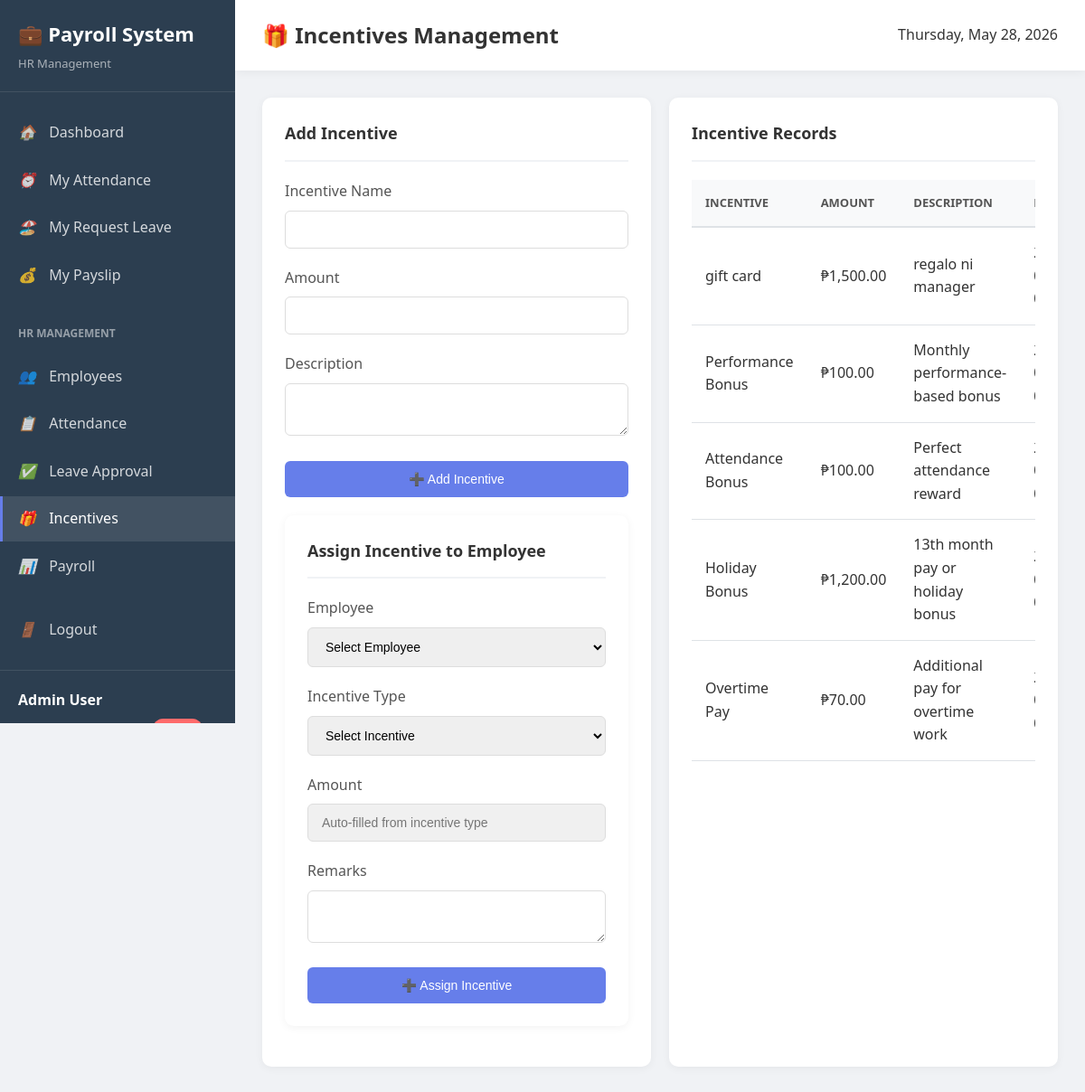
Page /includes/manage_incentives.php (signed in) on the committed database.
### tables this page shows
CREATE TABLE `employees` (
  `id` int(11) NOT NULL,
  `employee_id` varchar(20) NOT NULL,
  `firstname` varchar(50) NOT NULL,
  `lastname` varchar(50) NOT NULL,
  `email` varchar(100) NOT NULL,
  `password` varchar(255) NOT NULL,
  `phone` varchar(20) DEFAULT NULL,
  `role_id` int(11) NOT NULL,
  `department_id` int(11) DEFAULT NULL,
  `shift_id` int(11) DEFAULT NULL,
  `hire_date` date NOT NULL,
  `status` varchar(20) DEFAULT 'active',
  `is_hr` tinyint(1) DEFAULT 0 COMMENT '1 = HR privileges',
  `is_admin` tinyint(1) DEFAULT 0 COMMENT '1 = Admin privileges',
  `created_at` timestamp NOT NULL DEFAULT current_timestamp()
);

CREATE TABLE `incentive_types` (
  `id` int(11) NOT NULL,
  `incentive_name` varchar(100) NOT NULL,
  `description` text DEFAULT NULL,
  `created_at` timestamp NOT NULL DEFAULT current_timestamp(),
  `employee_id` int(11) NOT NULL,
  `amount` decimal(10,2) NOT NULL,
  `date_given` date NOT NULL
);

### config/session.php (called while the page is built, shortened)
<?php
function isLoggedIn() {
    return isset($_SESSION['user_id']);
}
function getCurrentUser() {
    global $pdo;
    $stmt = $pdo->prepare("
        SELECT
            e.*,
            r.role_name,
            r.monthly_salary,
            d.department_name,
            s.shift_name
        FROM employees e
        JOIN roles r ON e.role_id = r.id
        LEFT JOIN departments d ON e.department_id = d.id
        LEFT JOIN shifts s ON e.shift_id = s.id
        WHERE e.id = ?
        LIMIT 1
    ");
    $stmt->execute([$_SESSION['user_id']]);
    return $stmt->fetch(PDO::FETCH_ASSOC);
}
?>

### includes/manage_incentives.php (the view, shortened to what this page needs)
<?php
require_once('../config/database.php');
require_once('../config/session.php');
$user = getCurrentUser();
$editData = null;
$incentives = $pdo->query("
    SELECT id, incentive_name, description, amount, created_at
    FROM incentive_types
    ORDER BY created_at DESC
")->fetchAll(PDO::FETCH_ASSOC);
?>
<!DOCTYPE html>
<html lang="en">
<head>
    <link rel="stylesheet" href="../assets/dashboard.css">
</head>
<body class="dashboard">
<aside class="sidebar">
    <div class="sidebar-header">
        <h2>💼 Payroll System</h2>
        <p>HR Management</p>
    </div>
    <ul class="nav-menu">
        <li class="nav-item">
            <a href="dashboard.php" class="nav-link">
                <i>🏠</i> Dashboard
            </a>
        </li>
        <li class="nav-item">
            <a href="attendanceEmployee.php" class="nav-link">
                <i>⏰</i> My Attendance
            </a>
        </li>
        <li class="nav-item">
            <a href="leave.php" class="nav-link">
                <i>🏖️</i> My Request Leave
            </a>
        </li>
        <li class="nav-item">
            <a href="payslip.php" class="nav-link">
                <i>💰</i> My Payslip
            </a>
        </li>
        <?php if ($user['is_hr'] || $user['is_admin']): ?>
        <li class="nav-item" style="margin-top: 20px; padding: 10px 20px; color: rgba(255,255,255,0.5); font-size: 12px; font-weight: bold;">
            HR MANAGEMENT
        </li>
        <li class="nav-item">
            <a href="employee.php" class="nav-link">
                <i>👥</i> Employees
            </a>
        </li>
        <li class="nav-item">
            <a href="attendance_hr.php" class="nav-link">
                <i>📋</i> Attendance
            </a>
        </li>
        <li class="nav-item">
            <a href="manage_leaves.php" class="nav-link">
                <i>✅</i> Leave Approval
            </a>
        </li>
        <li class="nav-item">
            <a href="manage_incentives.php" class="nav-link active">
                <i>🎁</i> Incentives
            </a>
        </li>
        <li class="nav-item">
            <a href="payroll.php" class="nav-link">
                <i>📊</i> Payroll
            </a>
        </li>
        <?php endif; ?>
        <li class="nav-item" style="margin-top: 20px;">
            <a href="logout.php" class="nav-link">
                <i>🚪</i> Logout
            </a>
        </li>
    </ul>
    <div class="user-info">
        <strong><?php echo htmlspecialchars($user['firstname'] . ' ' . $user['lastname']); ?></strong>
        <small><?php echo htmlspecialchars($user['email']); ?></small>
        <?php if ($user['is_admin']): ?>
            <span class="badge badge-admin">ADMIN</span>
        <?php elseif ($user['is_hr']): ?>
            <span class="badge badge-hr">HR</span>
        <?php endif; ?>
    </div>
</aside>
<main class="main-content">
    <div class="topbar">
        <h1>🎁 Incentives Management</h1>
        <div><?= date('l, F d, Y') ?></div>
    </div>
    <div class="form-row">
        <div class="card">
            <div class="card-header">
                <h3 class="card-title">
                    <?= $editData ? "Edit Incentive" : "Add Incentive" ?>
                </h3>
            </div>
            <form method="POST">
                <div class="form-group">
                    <label>Incentive Name</label>
                    <input type="text" name="incentive_name"
                        value="<?= $editData['incentive_name'] ?? '' ?>" required>
                </div>
                <div class="form-group">
                    <label>Amount</label>
                    <input type="number" step="0.01" name="amount"
                        value="<?= $editData['amount'] ?? '' ?>" required>
                </div>
                <div class="form-group">
                    <label>Description</label>
                    <textarea name="description"><?= $editData['description'] ?? '' ?></textarea>
                </div>
                <button type="submit"
                        name="<?= $editData ? 'update_incentive' : 'add_incentive' ?>"
                        class="btn btn-primary btn-block">
                    <?= $editData ? "✏️ Update" : "➕ Add Incentive" ?>
                </button>
            </form>
            <div class="card" style="margin-top: 20px;">
                <div class="card-header">
                    <h3 class="card-title">Assign Incentive to Employee</h3>
                </div>
                <form method="POST">
                    <div class="form-group">
                        <label>Employee</label>
                        <select name="employee_id" required>
                            <option value="">Select Employee</option>
                        </select>
                    </div>
                    <div class="form-group">
                        <label>Incentive Type</label>
                        <select name="incentive_type_id" id="incentive_select" required onchange="fillAmount(this)">
                            <option value="">Select Incentive</option>
                        </select>
                    </div>
                    <div class="form-group">
                        <label>Amount</label>
                        <input type="text" id="amount_display" readonly
                               style="background: #f0f0f0; cursor: not-allowed;"
                               placeholder="Auto-filled from incentive type">
                    </div>
                    <div class="form-group">
                        <label>Remarks</label>
                        <textarea name="remarks"></textarea>
                    </div>
                    <button type="submit" name="assign_incentive" class="btn btn-primary btn-block">
                        ➕ Assign Incentive
                    </button>
                </form>
            </div>
        </div>
        <div class="card">
            <div class="card-header">
                <h3 class="card-title">Incentive Records</h3>
            </div>
            <div class="table-container">
                <table>
                    <thead>
                        <tr>
                            <th>Incentive</th>
                            <th>Amount</th>
                            <th>Description</th>
                            <th>Date</th>
                        </tr>
                    </thead>
                    <tbody>
                    <?php foreach ($incentives as $i): ?>
                        <tr>
                            <td><?= htmlspecialchars($i['incentive_name']) ?></td>
                            <td>₱<?= number_format($i['amount'], 2) ?></td>
                            <td><?= htmlspecialchars($i['description']) ?></td>
                            <td><?= $i['created_at'] ?></td>
                        </tr>
                    <?php endforeach; ?>
                    </tbody>
                </table>
            </div>
        </div>
    </div>
</main>
</body>
</html>

### assets/dashboard.css (style rules this page uses)
* { margin: 0; padding: 0; box-sizing: border-box; }
body { font-family: 'Segoe UI', Tahoma, Geneva, Verdana, sans-serif; background: linear-gradient(135deg, #667eea 0%, #764ba2 100%); color: #333; line-height: 1.6; }
.dashboard { display: flex; min-height: 100vh; background: #f0f2f5; }
.sidebar { width: 260px; background: #2c3e50; color: white; padding: 20px 0; position: fixed; height: 100vh; overflow-y: auto; }
.sidebar-header { padding: 0 20px 20px; border-bottom: 1px solid rgba(255,255,255,0.1); margin-bottom: 20px; }
.sidebar-header h2 { font-size: 22px; margin-bottom: 5px; }
.sidebar-header p { font-size: 13px; color: rgba(255,255,255,0.6); }
.nav-menu { list-style: none; }
.nav-item { margin-bottom: 3px; }
.nav-link { display: block; padding: 12px 20px; color: rgba(255,255,255,0.8); text-decoration: none; transition: all 0.3s; }
.nav-link:hover, .nav-link.active { background: rgba(255,255,255,0.1); color: white; border-left: 3px solid #667eea; padding-left: 17px; }
.nav-link i { margin-right: 10px; width: 20px; display: inline-block; }
.user-info { padding: 20px; border-top: 1px solid rgba(255,255,255,0.1); margin-top: 20px; }
.user-info strong { display: block; margin-bottom: 5px; }
.user-info small { color: rgba(255,255,255,0.6); }
.badge { display: inline-block; padding: 3px 8px; border-radius: 12px; font-size: 11px; font-weight: bold; margin-left: 5px; }
.badge-admin { background: #ff6b6b; color: white; }
.main-content { margin-left: 260px; flex: 1; padding: 30px; }
.topbar { background: white; padding: 20px 30px; margin: -30px -30px 30px -30px; box-shadow: 0 2px 10px rgba(0,0,0,0.05); display: flex; justify-content: space-between; align-items: center; }
.topbar h1 { font-size: 24px; color: #333; }
.card { background: white; padding: 25px; border-radius: 10px; box-shadow: 0 2px 10px rgba(0,0,0,0.05); margin-bottom: 20px; }
.card-header { display: flex; justify-content: space-between; align-items: center; margin-bottom: 20px; padding-bottom: 15px; border-bottom: 2px solid #f0f2f5; }
.card-title { font-size: 18px; font-weight: 600; color: #333; }
.form-group { margin-bottom: 20px; }
.form-group label { display: block; margin-bottom: 8px; font-weight: 500; color: #555; }
.form-group input, .form-group select, .form-group textarea { width: 100%; padding: 12px 15px; border: 1px solid #ddd; border-radius: 6px; font-size: 14px; transition: border-color 0.3s; }
.form-row { display: grid; grid-template-columns: repeat(auto-fit, minmax(200px, 1fr)); gap: 20px; }
.btn { display: inline-block; padding: 12px 24px; border: none; border-radius: 6px; font-size: 14px; font-weight: 500; cursor: pointer; transition: all 0.3s; text-decoration: none; text-align: center; }
.btn-primary { background: #667eea; color: white; }
.btn-block { width: 100%; display: block; }
.table-container { overflow-x: auto; }
table { width: 100%; border-collapse: collapse; background: white; }
table th { background: #f8f9fa; padding: 15px; text-align: left; font-weight: 600; color: #555; border-bottom: 2px solid #dee2e6; font-size: 13px; text-transform: uppercase; }
table td { padding: 15px; border-bottom: 1px solid #dee2e6; vertical-align: middle; }

### rows in the picture
employees: firstname+lastname "Admin User"
incentive_types: incentive_name "gift card", amount "1,500.00", description "regalo ni manager"
incentive_types: incentive_name "Performance Bonus", amount "100.00", description "Monthly performance-based bonus"
incentive_types: incentive_name "Attendance Bonus", amount "100.00", description "Perfect attendance reward"
incentive_types: incentive_name "Holiday Bonus", amount "1,200.00", description "13th month pay or holiday bonus"
incentive_types: incentive_name "Overtime Pay", amount "70.00", description "Additional pay for overtime work"
